Frame 1 (no input): blank canvas, image omitted
Frame 60 (the mouse pressed at the canvas centre just before this capture): blank canvas, image omitted
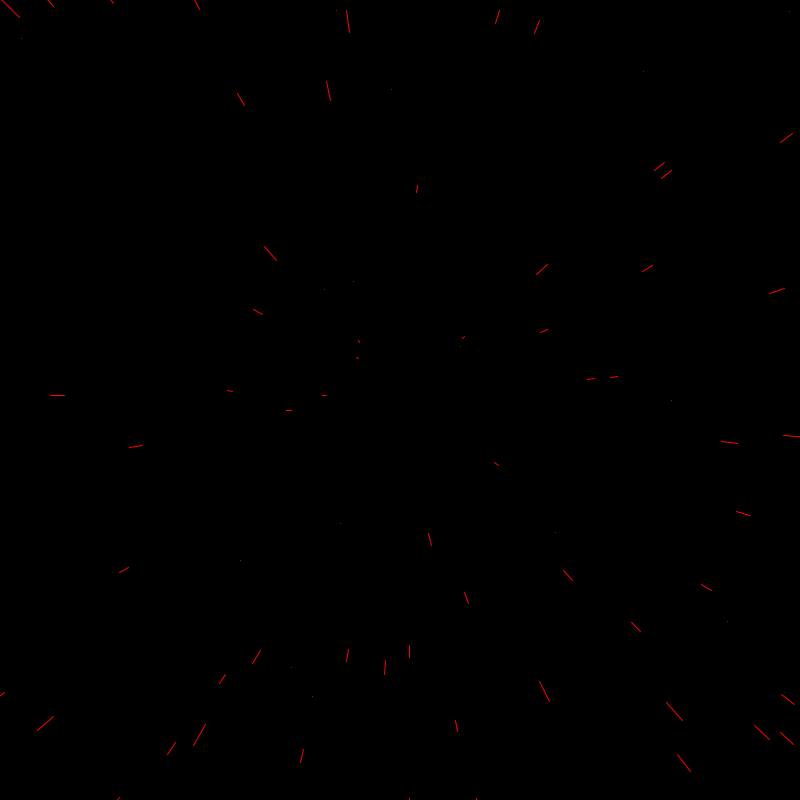
Frame 120 (the mouse held since frame 60 and released just before this capture)

The Processing sketch whose frames 1 and 60 were blank and that drew this single picture after the mouse press (run headless with seeded random() and noise(); from frame 60 on, the mouse is pressed at the canvas centre):

// Processing sketch: StarField
// ── StarField.pde
Star[] stars = new Star[800];
float speed;

void setup(){
  size(800,800);
  for(int i = 0; i < stars.length;i++){
    stars[i] = new Star();
  }
}

void draw(){

  speed = map(mouseX,0,width,0,50);
  translate(width/2,height/2);
  background(0);
  
   for(int i = 0; i < stars.length;i++){
    stars[i].update();
    stars[i].show();
  }
 
}

// ── Star.pde
class Star{
  float x;
  float y;
  float z;
  float pz;
  
  Star(){
    x = random (-width,width);
    y = random (-height,height);
    z = random(width);
    pz = z;
  }
  
  
  void show(){
    
    noStroke();
    fill(255);
    float sx = map(x/z,0,1,0,width);
    float sy = map(y/z,0,1,0,height);
    float r = map (z, 0 ,width, 16,0);
    //ellipse(sx,sy,r,r);
    
    
    stroke(255,0,0);
    float px = map(x/pz,0,1,0,width);
    float py = map(y/pz,0,1,0,height);
    pz = z;
    line(px,py,sx,sy);
    
    
  }
  
  void update(){
    z = z-speed;
    
    if(z < 1){
      z = width;
      x = random (-width,width);
      y = random (-height,height);
      pz = z;
    }
  }

}
